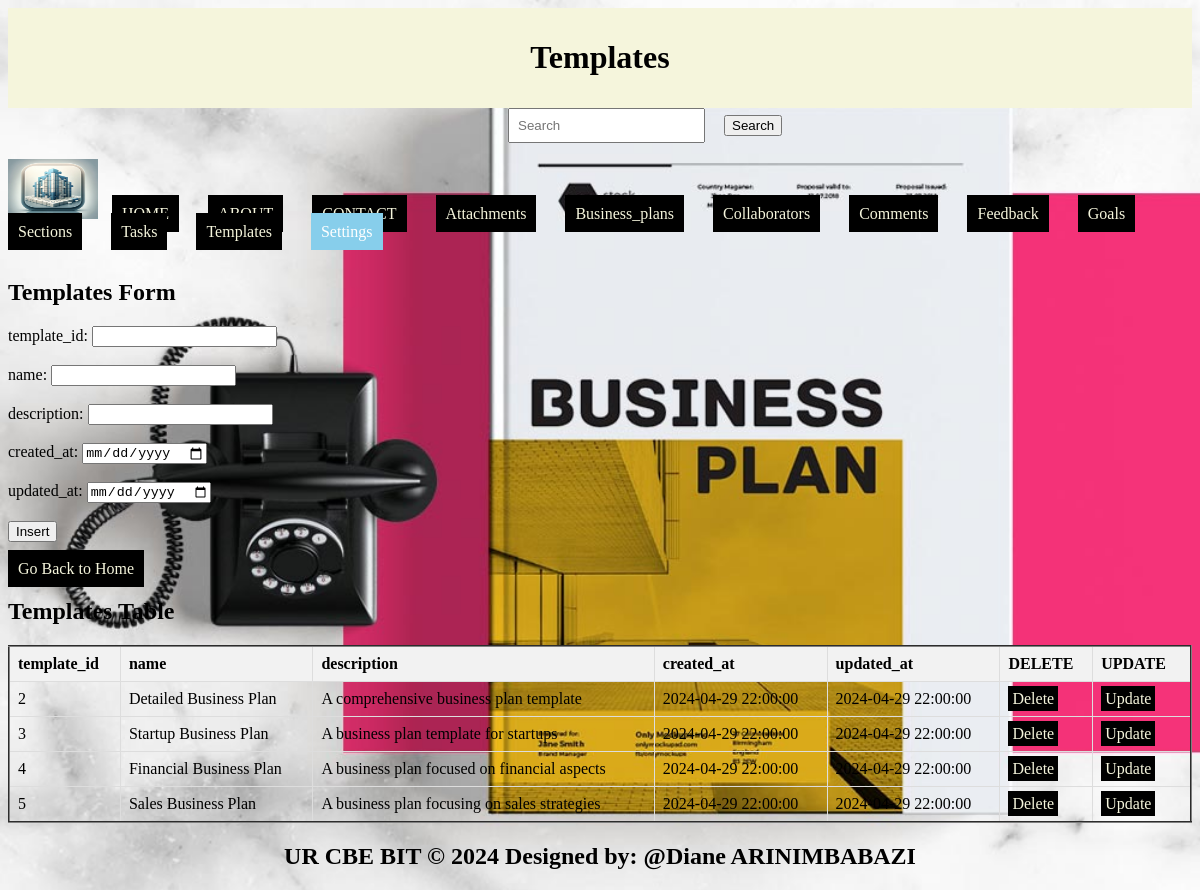
The app's page /templates.php with its own data.
### tables this page shows
CREATE TABLE `templates` (
  `template_id` int(11) NOT NULL,
  `name` varchar(255) NOT NULL,
  `description` text DEFAULT NULL,
  `created_at` timestamp NOT NULL DEFAULT current_timestamp(),
  `updated_at` timestamp NOT NULL DEFAULT current_timestamp() ON UPDATE current_timestamp()
);

### templates.php (the view, shortened to what this page needs)
<!DOCTYPE html>
<html lang="en">
<head>
  <link rel="stylesheet" type="text/css" href="style.css" title="style 1" media="screen, tv, projection, handheld, print"/>
</head>
<body style="background-image: url('./Images/tempp.jpg');background-repeat: no-repeat;background-size:cover;">
  <header>
    <h1>Templates</h1>
  </header>
  <form class="d-flex" role="search" action="search.php">
    <input class="form-control me-2" type="search" placeholder="Search" aria-label="Search" name="query">
    <button class="btn btn-outline-success" type="submit">Search</button>
  </form>
  <ul style="list-style-type: none; padding: 0;">
    <li style="display: inline; margin-right: 10px;">
      <img src="./Images/logo.png" width="90" height="60" alt="Logo">
    </li>
    <li style="display: inline; margin-right: 10px;"><a href="./home.html">HOME</a>
    </li>
    <li style="display: inline; margin-right: 10px;"><a href="./about.html">ABOUT</a>
    </li>
    <li style="display: inline; margin-right: 10px;"><a href="./contact.html">CONTACT</a>
    </li>
    <li style="display: inline; margin-right: 10px;"><a href="./attachments.php">Attachments</a>
    </li>
    <li style="display: inline; margin-right: 10px;"><a href="./business_plans.php">Business_plans</a>
    </li>
    <li style="display: inline; margin-right: 10px;"><a href="./collaborators.php">Collaborators</a>
    </li>
    <li style="display: inline; margin-right: 10px;"><a href="./comments.php">Comments</a>
    </li>
    <li style="display: inline; margin-right: 10px;"><a href="./feedback.php">Feedback</a>
    </li>
    <li style="display: inline; margin-right: 10px;"><a href="./goals.php">Goals</a>
    </li>
    <li style="display: inline; margin-right: 10px;"><a href="./sections.php">Sections</a>
    </li>
    <li style="display: inline; margin-right: 10px;"><a href="./tasks.php">Tasks</a>
    </li>
    <li style="display: inline; margin-right: 10px;"><a href="./templates.php">Templates</a>
    </li>
  <li class="dropdown" style="display: inline; margin-right: 10px;">
      <a href="#" style="padding: 10px; color: white; background-color: skyblue; text-decoration: none; margin-right: 15px;">Settings</a>
    </li><br><br>
  </ul>
  <section>
    <h1>Templates Form</h1>
    <form method="post" onsubmit="return confirm('Are you sure you want to insert this record?');">
      <label for="template_id">template_id:</label>
      <input type="number" id="template_id" name="template_id"><br><br>
      <label for="name">name:</label>
      <input type="text" id="name" name="name" required><br><br>
      <label for="description">description:</label>
      <input type="text" id="description" name="description" required><br><br>
      <label for="created_at">created_at:</label>
      <input type="date" id="created_at" name="created_at"><br><br>
      <label for="updated_at">updated_at:</label>
      <input type="date" id="updated_at" name="updated_at"><br><br>
      <input type="submit" name="add" value="Insert"><br><br>
      <a href="./home.html">Go Back to Home</a>
    </form>
    <h2>Templates Table</h2>
    <table border="2">
      <tr>
        <th>template_id</th>
        <th>name</th>
        <th>description</th>
        <th>created_at</th>
        <th>updated_at</th>
        <th>DELETE</th>
        <th>UPDATE</th>
      </tr>
      <?php
        include('database_connection.php');
        $sql = "SELECT * FROM templates";
        $result = $connection->query($sql);
        if ($result->num_rows > 0) {
            while ($row = $result->fetch_assoc()) {
                $template_id = $row['template_id'];
                echo "<tr>
                  <td>" . $row['template_id'] . "</td>
                  <td>" . $row['name'] . "</td>
                  <td>" . $row['description'] . "</td>
                  <td>" . $row['created_at'] . "</td>
                  <td>" . $row['updated_at'] . "</td>
                  <td><a style='padding:4px' href='Delete_templates.php?template_id=$template_id'>Delete</a></td>
                  <td><a style='padding:4px' href='update_templates.php?template_id=$template_id'>Update</a></td>
                </tr>";
            }
        } else {
            echo "<tr><td colspan='7'>No data found</td></tr>";
        }
      ?>
    </table>
  </section>
  <footer>
    <center>
      <b><h2>UR CBE BIT &copy 2024 Designed by: @Diane ARINIMBABAZI</h2></b>
    </center>
  </footer>
</body>
</html>

### templates.php (style rules this page uses)
a { padding: 10px; color: white; background-color:black; text-decoration: none; margin-right: 15px; }
a:link { color: beige; }
button.btn { margin-left: 15px; margin-top: 4px; }
input.form-control { margin-left: 500px; padding: 8px; }
table { width: 100%; border-collapse: collapse; }
th, td { border: 1px solid #ddd; padding: 8px; text-align: left; }
th { background-color: #f2f2f2; }
header { background-color: beige; padding: 10px; text-align: center; }
.dropdown { position: relative; display: inline; margin-right: 10px; }

### records on screen
templates: template_id "2", name "Detailed Business Plan", description "A comprehensive business plan template", created_at "2024-04-29 22:00:00", updated_at "2024-04-29 22:00:00"
templates: template_id "3", name "Startup Business Plan", description "A business plan template for startups", created_at "2024-04-29 22:00:00", updated_at "2024-04-29 22:00:00"
templates: template_id "4", name "Financial Business Plan", description "A business plan focused on financial aspects", created_at "2024-04-29 22:00:00", updated_at "2024-04-29 22:00:00"
templates: template_id "5", name "Sales Business Plan", description "A business plan focusing on sales strategies", created_at "2024-04-29 22:00:00", updated_at "2024-04-29 22:00:00"
